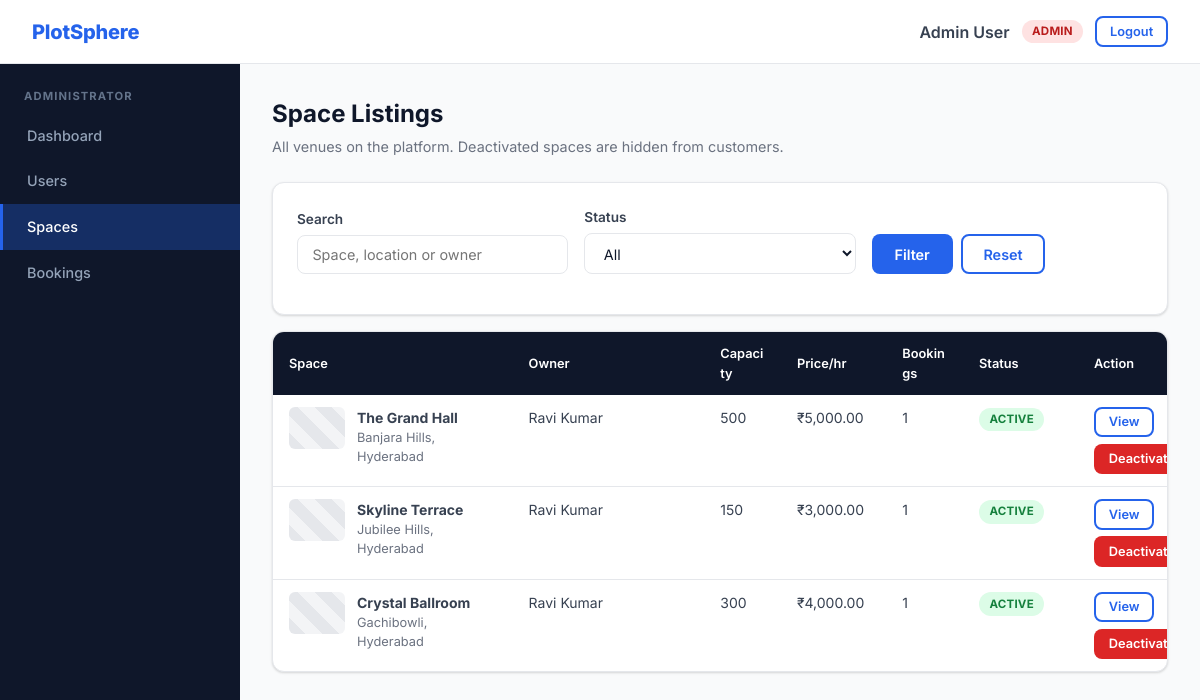
The page /admin/spaces.php (signed in) on the database its author committed.
### tables this page shows
CREATE TABLE users (
  id INT AUTO_INCREMENT PRIMARY KEY,
  username VARCHAR(50) UNIQUE NOT NULL,
  password VARCHAR(255) NOT NULL,
  role ENUM('admin', 'owner', 'user') NOT NULL DEFAULT 'user',
  full_name VARCHAR(100),
  email VARCHAR(100),
  status ENUM('active','inactive') NOT NULL DEFAULT 'active',
  created_at DATETIME DEFAULT CURRENT_TIMESTAMP
);

CREATE TABLE spaces (
  id INT AUTO_INCREMENT PRIMARY KEY,
  owner_id INT NOT NULL,
  name VARCHAR(100) NOT NULL,
  location VARCHAR(150) NOT NULL,
  capacity INT NOT NULL,
  price_per_hour DECIMAL(10,2) NOT NULL,
  description TEXT,
  themes VARCHAR(255),
  amenities VARCHAR(255),
  photo VARCHAR(255) NULL DEFAULT NULL,
  status ENUM('active','inactive') DEFAULT 'active',
  created_at DATETIME DEFAULT CURRENT_TIMESTAMP,
  FOREIGN KEY (owner_id) REFERENCES users(id)
);

### db/connect.php (called while the page is built, shortened)
<?php
$user = 'root';

### auth/check.php (called while the page is built)
<?php
require_once __DIR__ . '/../includes/bootstrap.php';
require_login();

### admin/spaces.php (the view, shortened to what this page needs)
<?php
require_once __DIR__ . '/../auth/check.php';
$status = in_array($_GET['status'] ?? '', ['active', 'inactive'], true) ? $_GET['status'] : '';
$q = mb_substr(trim((string)($_GET['q'] ?? '')), 0, 100);
$query = http_build_query(array_filter(['status' => $status, 'q' => $q]));
$sql = 'SELECT s.*, u.full_name AS owner_name, u.username AS owner_username, u.status AS owner_status,
          (SELECT COUNT(*) FROM bookings b WHERE b.space_id = s.id) AS booking_count
        FROM spaces s JOIN users u ON u.id = s.owner_id WHERE 1 = 1';
$params = [];
$spaces = db_all($sql . ' ORDER BY s.created_at DESC', $params);
require __DIR__ . '/../includes/header.php';
?>
<div class="page-header">
  <h1>Space Listings</h1>
  <p>All venues on the platform. Deactivated spaces are hidden from customers.</p>
</div>
<form class="card filter-bar filter-bar-compact" method="get">
  <div class="form-group">
    <label class="form-label" for="q">Search</label>
    <input class="form-control" id="q" name="q" value="<?php echo e($q); ?>" placeholder="Space, location or owner">
  </div>
  <div class="form-group">
    <label class="form-label" for="status">Status</label>
    <select class="form-control" id="status" name="status">
      <option value="">All</option>
    </select>
  </div>
  <div class="filter-actions">
    <button class="btn btn-primary" type="submit">Filter</button>
    <a class="btn btn-outline" href="<?php echo e(url('admin/spaces.php')); ?>">Reset</a>
  </div>
</form>
<?php if ($spaces): ?>
<div class="card table-card">
  <div class="table-wrap">
    <table class="data-table">
      <colgroup>
        <col class="col-space"><col class="col-owner"><col class="col-num"><col class="col-money">
        <col class="col-num"><col class="col-status"><col class="col-action">
      </colgroup>
      <thead><tr><th>Space</th><th>Owner</th><th>Capacity</th><th>Price/hr</th><th>Bookings</th><th>Status</th><th>Action</th></tr></thead>
      <tbody>
      <?php foreach ($spaces as $s): ?>
        <tr>
          <td data-label="Space">
            <div class="cell-media">
              <?php echo photo_html($s['photo'], $s['name'], 'thumb'); ?>
              <div><strong><?php echo e($s['name']); ?></strong><div class="muted small"><?php echo e($s['location']); ?></div></div>
            </div>
          </td>
          <td data-label="Owner"><?php echo e($s['owner_name'] ?: $s['owner_username']); ?><?php echo $s['owner_status'] === 'inactive' ? ' <span class="badge badge-gray">owner inactive</span>' : ''; ?></td>
          <td data-label="Capacity"><?php echo (int)$s['capacity']; ?></td>
          <td data-label="Price/hr"><?php echo money($s['price_per_hour']); ?></td>
          <td data-label="Bookings"><?php echo (int)$s['booking_count']; ?></td>
          <td data-label="Status"><?php echo status_badge($s['status']); ?></td>
          <td data-label="Action">
            <div class="action-group">
              <?php if ($s['status'] === 'active' && $s['owner_status'] === 'active'): ?>
                <a class="btn btn-outline btn-sm" href="<?php echo e(url('user/space.php?id=' . (int)$s['id'])); ?>">View</a>
              <?php endif; ?>
              <form method="post" class="inline-form" action="<?php echo e(url('admin/spaces.php' . ($query ? '?' . $query : ''))); ?>">
                <button class="btn btn-sm <?php echo $s['status'] === 'active' ? 'btn-danger' : 'btn-success'; ?>" type="submit"><?php echo $s['status'] === 'active' ? 'Deactivate' : 'Activate'; ?></button>
              </form>
            </div>
          </td>
        </tr>
      <?php endforeach; ?>
      </tbody>
    </table>
  </div>
</div>
<?php else: ?>
  <div class="empty-state">No spaces match your filters.</div>
<?php endif; ?>
<?php require __DIR__ . '/../includes/footer.php'; ?>

### includes/header.php (shortened to what this page needs)
<?php
$user = current_user();
$current = substr(str_replace('\\', '/', (string)($_SERVER['SCRIPT_NAME'] ?? '')), strlen(base_url()) + 1);
$menus = [
    'user' => ['Customer' => [
        'user/home.php' => 'Dashboard',
        'user/browse.php' => 'Browse Spaces',
        'user/my_bookings.php' => 'My Bookings',
    ]],
    'owner' => ['Space Owner' => [
        'owner/home.php' => 'Dashboard',
        'owner/my_spaces.php' => 'My Spaces',
        'owner/add_space.php' => 'Add Space',
        'owner/bookings.php' => 'Booking Requests',
    ]],
    'admin' => ['Administrator' => [
        'admin/home.php' => 'Dashboard',
        'admin/users.php' => 'Users',
        'admin/spaces.php' => 'Spaces',
        'admin/bookings.php' => 'Bookings',
    ]],
];
$aliases = ['user/space.php' => 'user/browse.php', 'user/book.php' => 'user/browse.php', 'owner/edit_space.php' => 'owner/my_spaces.php'];
$activeLink = $aliases[$current] ?? $current;
?>
<!DOCTYPE html>
<html lang="en">
<head>
  <link rel="stylesheet" href="<?php echo e(url('css/styles.css')); ?>">
</head>
<body>
<?php if ($user): ?>
  <header class="topbar">
    <a class="navbar-brand" href="<?php echo e(url(home_for_role($user['role']))); ?>">PlotSphere</a>
    <div class="topbar-user">
      <span class="user"><?php echo e($user['full_name'] ?: $user['username']); ?></span>
      <?php echo status_badge($user['role']); ?>
      <form method="post" action="<?php echo e(url('logout.php')); ?>" class="inline-form">
        <button class="btn btn-outline btn-sm" type="submit">Logout</button>
      </form>
    </div>
  </header>
  <div class="dashboard-layout">
    <nav class="sidebar" aria-label="Main navigation">
      <?php foreach ($menus[$user['role']] ?? [] as $section => $links): ?>
        <div class="sidebar-section"><?php echo e($section); ?></div>
        <?php foreach ($links as $href => $label): ?>
          <a class="sidebar-link<?php echo $activeLink === $href ? ' active' : ''; ?>" href="<?php echo e(url($href)); ?>"><?php echo e($label); ?></a>
        <?php endforeach; ?>
      <?php endforeach; ?>
    </nav>
    <main class="main-content">
<?php endif; ?>

### includes/bootstrap.php (shortened to what this page needs)
<?php
require_once __DIR__ . '/../db/connect.php';
function e($value): string
{
    return htmlspecialchars((string)$value, ENT_QUOTES, 'UTF-8');
}
function base_url(): string
{
    static $base = null;
    if ($base !== null) {
        return $base;
    }
    $root = realpath((string)($_SERVER['DOCUMENT_ROOT'] ?? '')) ?: '';
    $app = realpath(__DIR__ . '/..') ?: '';
    if ($root !== '' && stripos($app, $root) === 0) {
        $base = str_replace('\\', '/', substr($app, strlen($root)));
    } else {
        $base = '/metromingle';
    }
    $base = '/' . trim($base, '/');
    if ($base === '/') {
        $base = '';
    }
    return $base;
}
function url(string $path = ''): string
{
    return base_url() . '/' . ltrim($path, '/');
}
function money($amount): string
{
    return '₹' . number_format((float)$amount, 2);
}
function status_badge(string $status): string
{
    $map = [
        'active' => 'success', 'confirmed' => 'success',
        'pending' => 'warning',
        'inactive' => 'gray', 'cancelled' => 'gray',
        'rejected' => 'danger',
        'admin' => 'danger', 'owner' => 'blue', 'user' => 'gray',
    ];
    $label = $status === 'user' ? 'customer' : $status;
    return '<span class="badge badge-' . ($map[$status] ?? 'gray') . '">' . e($label) . '</span>';
}
function db_run(string $sql, array $params = []): mysqli_stmt
{
    global $conn;
    $stmt = $conn->prepare($sql);
    if ($params) {
        $types = '';
        foreach ($params as $p) {
            $types .= is_int($p) ? 'i' : (is_float($p) ? 'd' : 's');
        }
        $values = array_values($params);
        $stmt->bind_param($types, ...$values);
    }
    $stmt->execute();
    return $stmt;
}
function db_all(string $sql, array $params = []): array
{
    $result = db_run($sql, $params)->get_result();
    return $result ? $result->fetch_all(MYSQLI_ASSOC) : [];
}
function db_one(string $sql, array $params = []): ?array
{
    return db_all($sql, $params)[0] ?? null;
}
function home_for_role(string $role): string
{
    return ['admin' => 'admin/home.php', 'owner' => 'owner/home.php'][$role] ?? 'user/home.php';
}
function current_user(): ?array
{
    static $user = false;
    if ($user !== false) {
        return $user;
    }
    $user = null;
    if (!empty($_SESSION['user_id'])) {
        $row = db_one('SELECT id, username, role, full_name, email, status FROM users WHERE id = ?', [(int)$_SESSION['user_id']]);
        if ($row && $row['status'] === 'active') {
            $user = $row;
        } else {
            $_SESSION = [];
            session_regenerate_id(true);
        }
    }
    return $user;
}
function require_login(): array
{
    $user = current_user();
    return $user;
}
function require_role(string ...$roles): array
{
    $user = require_login();
    return $user;
}
function is_safe_photo_path(?string $path): bool
{
    return is_string($path) && preg_match('#^uploads/spaces/[a-f0-9]{32}\.(jpg|png|webp)$#', $path) === 1;
}
function photo_html(?string $path, string $alt, string $class = 'space-photo'): string
{
    return '<div class="' . e($class) . ' photo-placeholder" role="img" aria-label="No photo available"><span>No photo yet</span></div>';
}

### rows shown on the page
users: full_name "Admin User", role "ADMIN"
spaces: name "The Grand Hall", location "Banjara Hills, Hyderabad", owner.full_name "Ravi Kumar", capacity "500", price_per_hour "₹5,000.00", booking_count "1", status "ACTIVE", shows "Deactivate"
spaces: name "Skyline Terrace", location "Jubilee Hills, Hyderabad", owner.full_name "Ravi Kumar", capacity "150", price_per_hour "₹3,000.00", booking_count "1", status "ACTIVE", shows "Deactivate"
spaces: name "Crystal Ballroom", location "Gachibowli, Hyderabad", owner.full_name "Ravi Kumar", capacity "300", price_per_hour "₹4,000.00", booking_count "1", status "ACTIVE", shows "Deactivate"

### other values the page prints
$section "ADMINISTRATOR"
$label "Dashboard"
$label "Users"
$label "Spaces"
$label "Bookings"
